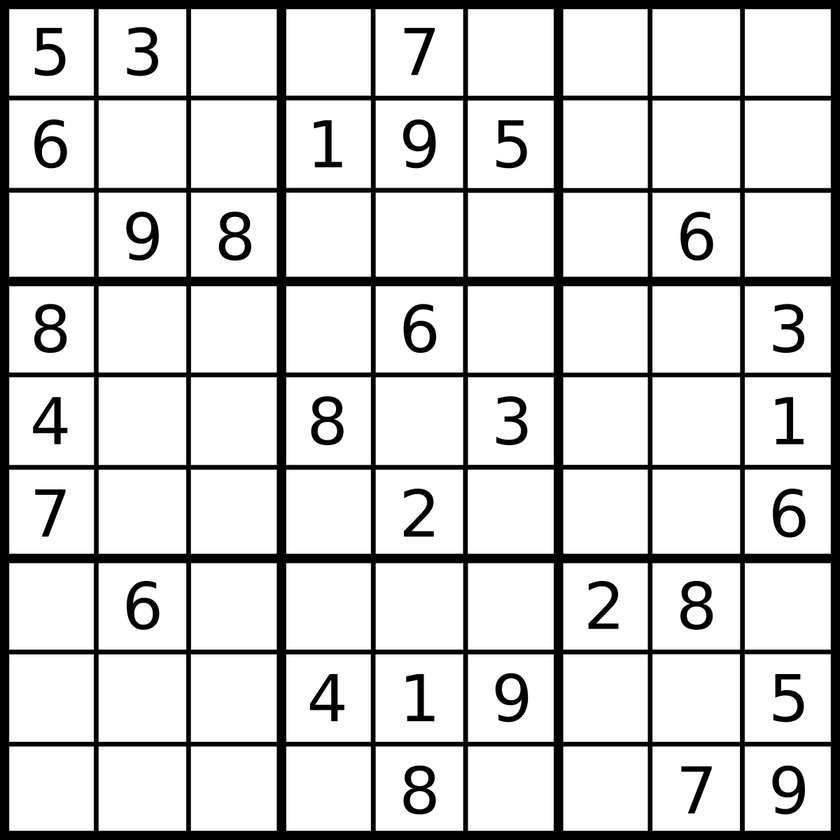
#> input picture Sudoku.png, 840 x 840 px, shrunk from 1200 x 1200 before the run
$ python demo9.py   (older library calls are emulated)
#> lines starting #> are read from the running program, lines starting #| are printed output that depends on the picture
import cv2
import numpy as np
from matplotlib import pyplot as plt

img = cv2.imread('Sudoku.png',cv2.IMREAD_GRAYSCALE)
#> img is the input picture: shape (840, 840); min 0, max 255, mean 209.7
lap = cv2.Laplacian(img, cv2.CV_64F, ksize=1)  ### 64 Bit Float which helps dealing with negative nums
lap = np.uint8(np.absolute(lap)) ### convert lap into unsigned 8-bit integer
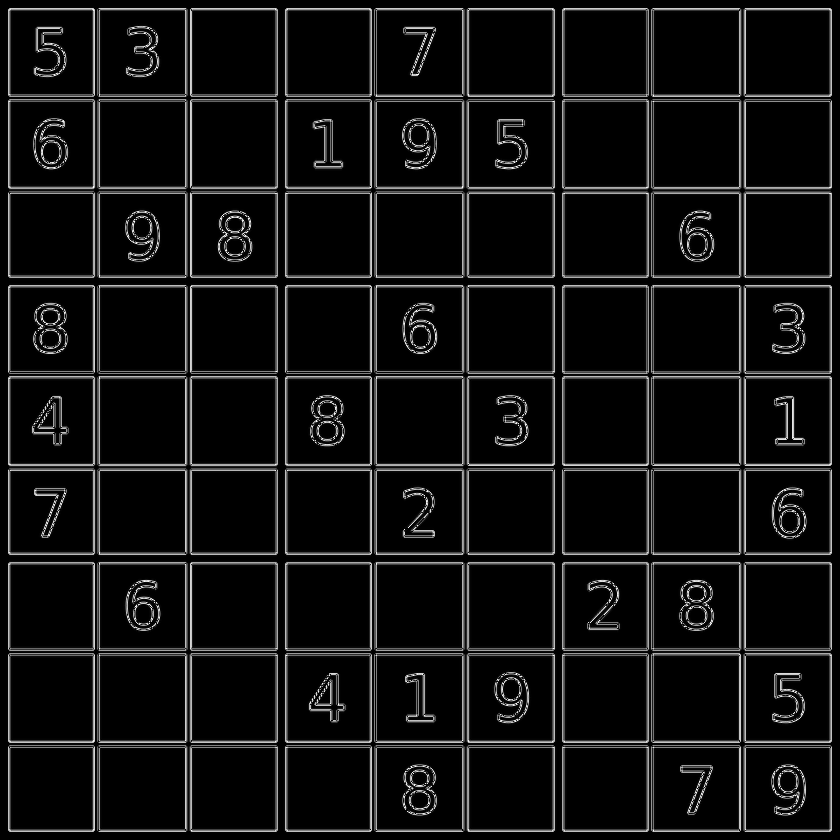
#> lap: shape (840, 840); min 0, max 255, mean 18.2
sobel_x = cv2.Sobel(img,cv2.CV_64F,1,0)
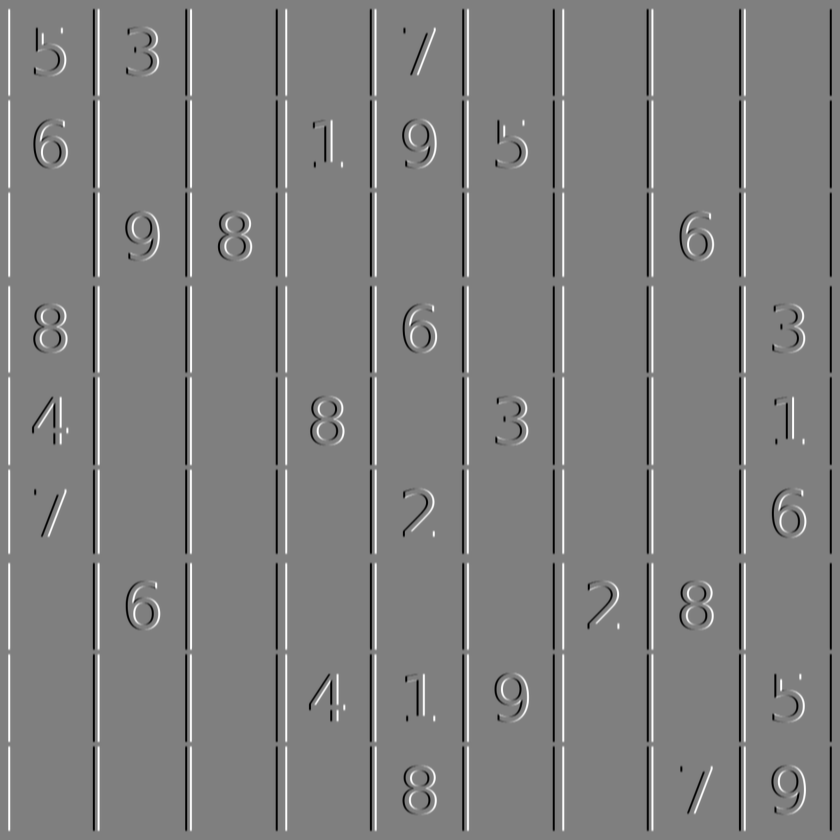
#> sobel_x: shape (840, 840) float64; min -1020, max 1020, mean 0; drawn with min black and max white
sobel_y = cv2.Sobel(img,cv2.CV_64F,0,1)
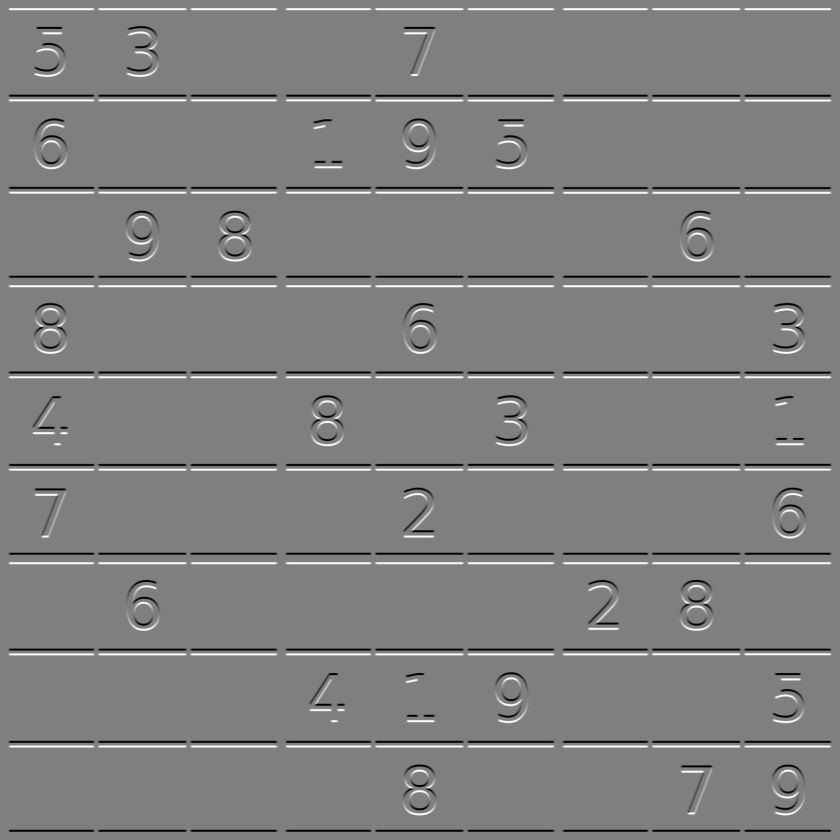
#> sobel_y: shape (840, 840) float64; min -1020, max 1020, mean 0; drawn with min black and max white

sobelX = np.uint8(np.absolute(sobel_x))
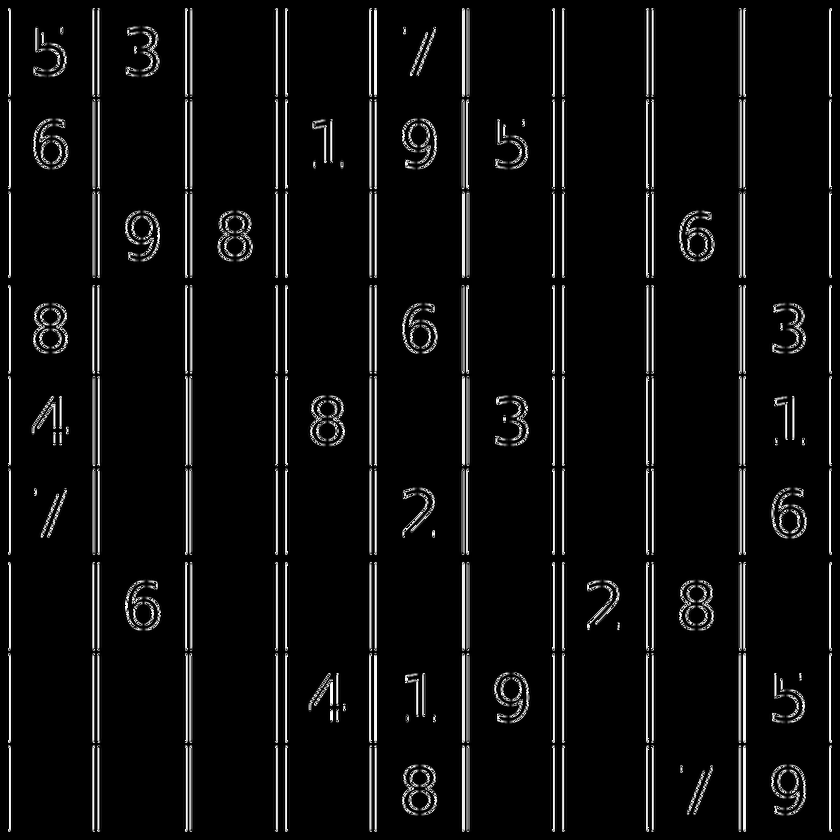
#> sobelX: shape (840, 840); min 0, max 255, mean 13.9
sobelY = np.uint8(np.absolute(sobel_y))
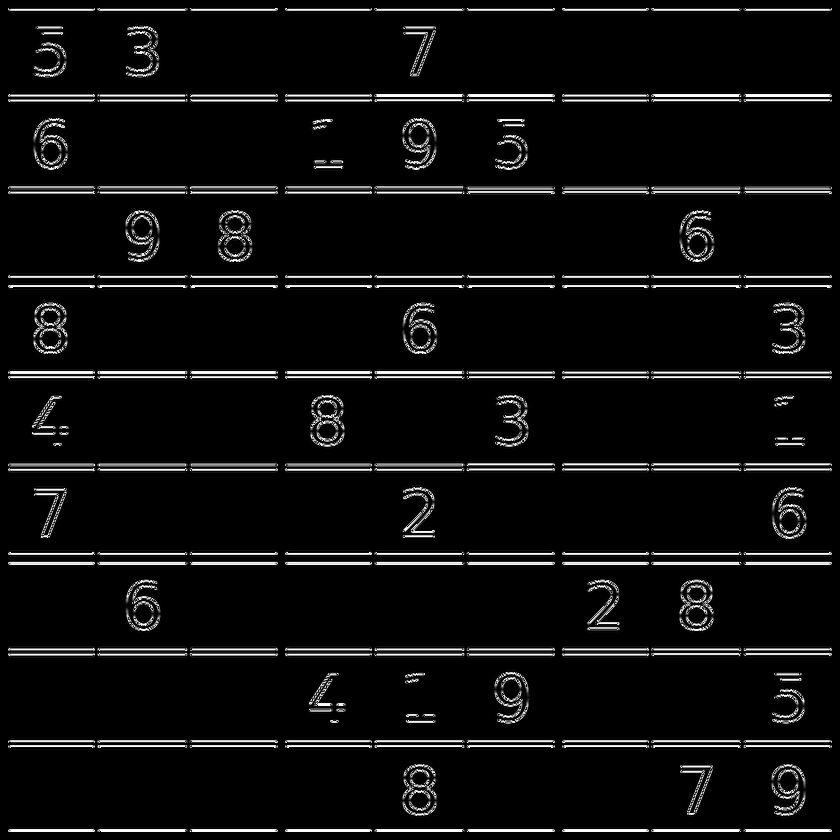
#> sobelY: shape (840, 840); min 0, max 255, mean 14.6
sobelCombined = cv2.bitwise_or(sobelX, sobelY)
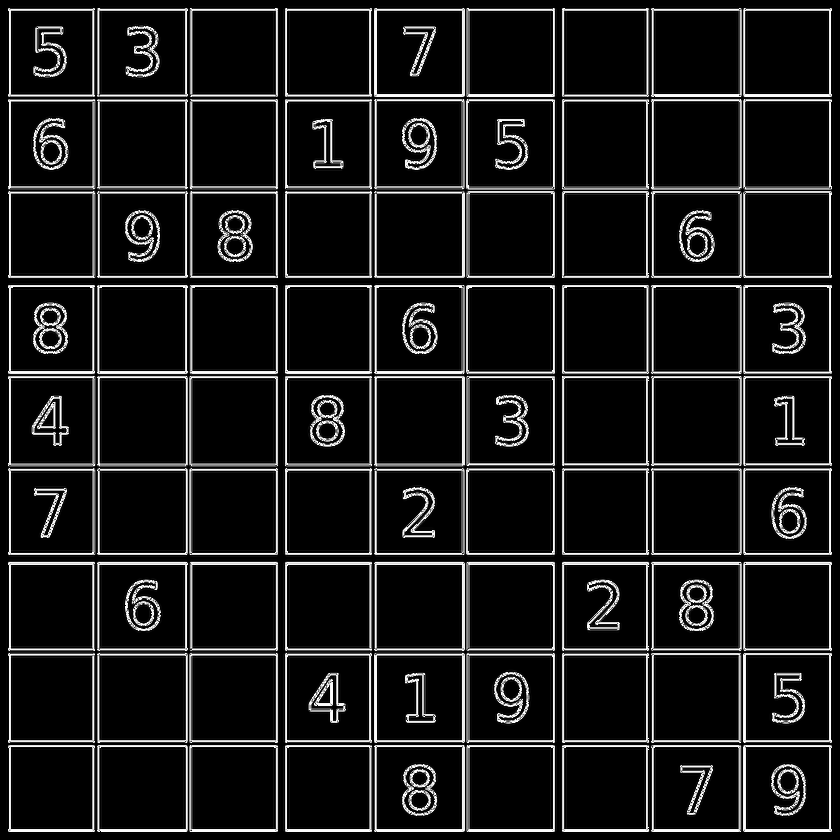
#> sobelCombined: shape (840, 840); min 0, max 255, mean 26.5

titles = ['image','Laplacian','Sobel_X','Sobel_Y','sobelCombined']
images = [img,lap,sobelX,sobelY,sobelCombined]

for i in range(5):
    plt.subplot(2,3,i+1), plt.imshow(images[i],'gray')
    plt.title(titles[i])
    plt.xticks([]),plt.yticks([])


plt.show()

$ run again, with smarties.png copied over Sudoku.png
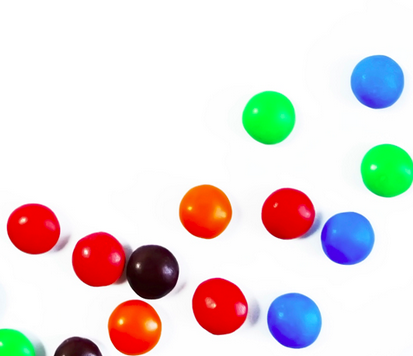
#> input picture smarties.png, 413 x 356 px
#> `sobel_y = cv2.Sobel(img,cv2.CV_64F,0,1)`:
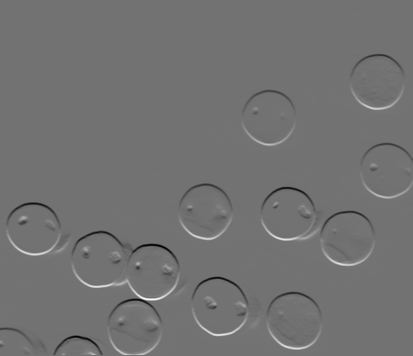
#> sobel_y: shape (356, 413) float64; min -804, max 980, mean -0.9; drawn with min black and max white
#> `sobelCombined = cv2.bitwise_or(sobelX, sobelY)`:
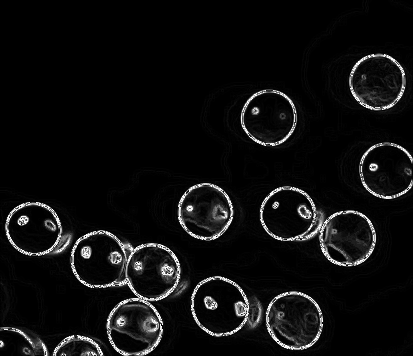
#> sobelCombined: shape (356, 413); min 0, max 255, mean 14.8
